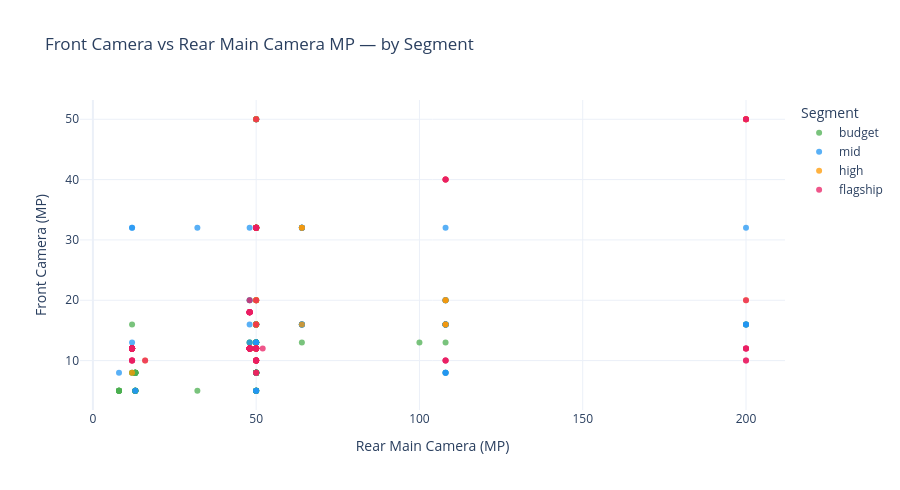

Notebook code cell kept with this figure:
### Code cell
# Plotly: scatter — relationship between front and rear MP
# Hover shows product name — useful to spot flagship outliers
fig = px.scatter(
    cam_df,
    x="rear_main_camera_mp",
    y="front_camera_mp",
    color="price_segment",
    category_orders={"price_segment": SEGMENT_ORDER},
    color_discrete_map=SEGMENT_COLORS,
    hover_data={"product_name": True, "brand": True, "rear_camera_count": True},
    title="Front Camera vs Rear Main Camera MP — by Segment",
    labels={
        "rear_main_camera_mp": "Rear Main Camera (MP)",
        "front_camera_mp"    : "Front Camera (MP)",
        "price_segment"      : "Segment",
    },
    opacity=0.75,
)
fig.update_layout(height=490)
fig.show()

### Figure 1 — Plotly figure (JSON) as saved in the notebook; plotly's stock layout.template omitted (floating-point values rounded to 4 significant figures; data arrays with more than 128 entries replaced by an {"elided": "..."} marker saying what was removed)
{"data": [{"customdata": {"elided": "106x3 mixed values"}, "hovertemplate": "Segment=budget<br>Rear Main Camera (MP)=%{x}<br>Front Camera (MP)=%{y}<br>product_name=%{customdata[0]}<br>brand=%{customdata[1]}<br>rear_camera_count=%{customdata[2]}<extra></extra>", "legendgroup": "budget", "marker": {"color": "#4CAF50", "opacity": 0.75, "symbol": "circle"}, "mode": "markers", "name": "budget", "orientation": "v", "showlegend": true, "type": "scatter", "x": [48.0, 13.0, 50.0, 200.0, 50.0, 50.0, 50.0, 50.0, 32.0, 50.0, 50.0, 50.0, 50.0, 50.0, 13.0, 13.0, 64.0, 50.0, 50.0, 13.0, 50.0, 50.0, 8.0, 50.0, 50.0, 64.0, 13.0, 13.0, 50.0, 12.0, 50.0, 50.0, 13.0, 100.0, 108.0, 13.0, 8.0, 13.0, 108.0, 13.0, 50.0, 50.0, 50.0, 50.0, 50.0, 50.0, 12.0, 50.0, 50.0, 50.0, 108.0, 48.0, 13.0, 13.0, 50.0, 13.0, 50.0, 50.0, 13.0, 50.0, 50.0, 12.0, 50.0, 8.0, 50.0, 13.0, 108.0, 8.0, 50.0, 50.0, 50.0, 200.0, 50.0, 50.0, 50.0, 50.0, 50.0, 50.0, 13.0, 50.0, 50.0, 50.0, 50.0, 50.0, 8.0, 50.0, 13.0, 50.0, 48.0, 50.0, 50.0, 13.0, 50.0, 50.0, 13.0, 50.0, 108.0, 8.0, 50.0, 13.0, 50.0, 8.0, 50.0, 50.0, 50.0, 50.0], "xaxis": "x", "y": [13.0, 5.0, 16.0, 16.0, 32.0, 8.0, 13.0, 8.0, 5.0, 16.0, 8.0, 8.0, 8.0, 16.0, 5.0, 8.0, 16.0, 13.0, 8.0, 5.0, 5.0, 8.0, 5.0, 13.0, 8.0, 13.0, 8.0, 5.0, 13.0, 16.0, 13.0, 8.0, 8.0, 13.0, 16.0, 5.0, 5.0, 5.0, 13.0, 5.0, 5.0, 16.0, 16.0, 8.0, 5.0, 8.0, 8.0, 13.0, 8.0, 16.0, 20.0, 13.0, 8.0, 8.0, 8.0, 5.0, 13.0, 8.0, 8.0, 8.0, 5.0, 8.0, 8.0, 5.0, 13.0, 8.0, 8.0, 5.0, 50.0, 5.0, 13.0, 16.0, 8.0, 13.0, 8.0, 5.0, 5.0, 16.0, 5.0, 8.0, 5.0, 8.0, 8.0, 13.0, 5.0, 50.0, 8.0, 8.0, 20.0, 13.0, 8.0, 8.0, 8.0, 8.0, 8.0, 16.0, 16.0, 5.0, 16.0, 8.0, 13.0, 5.0, 8.0, 8.0, 8.0, 13.0], "yaxis": "y"}, {"customdata": {"elided": "92x3 mixed values"}, "hovertemplate": "Segment=mid<br>Rear Main Camera (MP)=%{x}<br>Front Camera (MP)=%{y}<br>product_name=%{customdata[0]}<br>brand=%{customdata[1]}<br>rear_camera_count=%{customdata[2]}<extra></extra>", "legendgroup": "mid", "marker": {"color": "#2196F3", "opacity": 0.75, "symbol": "circle"}, "mode": "markers", "name": "mid", "orientation": "v", "showlegend": true, "type": "scatter", "x": [50.0, 50.0, 12.0, 108.0, 50.0, 12.0, 50.0, 64.0, 50.0, 8.0, 13.0, 50.0, 64.0, 50.0, 50.0, 50.0, 50.0, 108.0, 200.0, 50.0, 50.0, 48.0, 13.0, 50.0, 200.0, 50.0, 50.0, 12.0, 50.0, 12.0, 64.0, 50.0, 108.0, 12.0, 50.0, 50.0, 50.0, 64.0, 48.0, 50.0, 108.0, 64.0, 108.0, 50.0, 64.0, 50.0, 108.0, 50.0, 108.0, 50.0, 50.0, 108.0, 50.0, 50.0, 64.0, 32.0, 64.0, 50.0, 200.0, 48.0, 50.0, 200.0, 50.0, 50.0, 64.0, 108.0, 50.0, 50.0, 50.0, 64.0, 108.0, 50.0, 50.0, 108.0, 108.0, 108.0, 50.0, 50.0, 108.0, 50.0, 50.0, 64.0, 12.0, 48.0, 50.0, 50.0, 108.0, 108.0, 50.0, 50.0, 50.0, 50.0], "xaxis": "x", "y": [8.0, 12.0, 32.0, 16.0, 13.0, 12.0, 5.0, 32.0, 32.0, 8.0, 5.0, 32.0, 16.0, 16.0, 16.0, 20.0, 32.0, 32.0, 16.0, 16.0, 13.0, 16.0, 5.0, 5.0, 16.0, 16.0, 32.0, 12.0, 16.0, 13.0, 16.0, 16.0, 8.0, 12.0, 8.0, 32.0, 16.0, 16.0, 20.0, 12.0, 16.0, 32.0, 16.0, 32.0, 32.0, 16.0, 20.0, 16.0, 20.0, 32.0, 32.0, 16.0, 16.0, 32.0, 16.0, 32.0, 32.0, 16.0, 32.0, 32.0, 50.0, 16.0, 8.0, 50.0, 32.0, 16.0, 32.0, 32.0, 12.0, 16.0, 16.0, 20.0, 16.0, 16.0, 16.0, 8.0, 8.0, 13.0, 20.0, 5.0, 16.0, 32.0, 32.0, 13.0, 50.0, 32.0, 8.0, 16.0, 32.0, 50.0, 16.0, 13.0], "yaxis": "y"}, {"customdata": {"elided": "74x3 mixed values"}, "hovertemplate": "Segment=high<br>Rear Main Camera (MP)=%{x}<br>Front Camera (MP)=%{y}<br>product_name=%{customdata[0]}<br>brand=%{customdata[1]}<br>rear_camera_count=%{customdata[2]}<extra></extra>", "legendgroup": "high", "marker": {"color": "#FF9800", "opacity": 0.75, "symbol": "circle"}, "mode": "markers", "name": "high", "orientation": "v", "showlegend": true, "type": "scatter", "x": [50.0, 50.0, 50.0, 50.0, 48.0, 16.0, 12.0, 50.0, 50.0, 50.0, 48.0, 200.0, 50.0, 50.0, 50.0, 50.0, 108.0, 108.0, 50.0, 50.0, 50.0, 50.0, 12.0, 12.0, 50.0, 64.0, 200.0, 12.0, 12.0, 50.0, 50.0, 50.0, 64.0, 50.0, 50.0, 12.0, 50.0, 50.0, 50.0, 50.0, 108.0, 108.0, 50.0, 50.0, 50.0, 50.0, 48.0, 50.0, 12.0, 48.0, 50.0, 50.0, 48.0, 50.0, 108.0, 200.0, 50.0, 12.0, 50.0, 50.0, 12.0, 12.0, 12.0, 50.0, 50.0, 50.0, 12.0, 50.0, 50.0, 50.0, 50.0, 200.0, 64.0, 50.0], "xaxis": "x", "y": [12.0, 32.0, 16.0, 12.0, 12.0, 10.0, 12.0, 8.0, 32.0, 32.0, 12.0, 20.0, 32.0, 10.0, 12.0, 32.0, 16.0, 16.0, 16.0, 12.0, 32.0, 32.0, 12.0, 12.0, 20.0, 32.0, 50.0, 12.0, 8.0, 20.0, 10.0, 10.0, 16.0, 20.0, 50.0, 12.0, 50.0, 12.0, 32.0, 12.0, 20.0, 20.0, 12.0, 10.0, 12.0, 12.0, 12.0, 32.0, 12.0, 12.0, 32.0, 50.0, 12.0, 10.0, 40.0, 50.0, 32.0, 12.0, 12.0, 16.0, 12.0, 12.0, 12.0, 12.0, 20.0, 16.0, 12.0, 16.0, 12.0, 32.0, 32.0, 50.0, 32.0, 12.0], "yaxis": "y"}, {"customdata": {"elided": "111x3 mixed values"}, "hovertemplate": "Segment=flagship<br>Rear Main Camera (MP)=%{x}<br>Front Camera (MP)=%{y}<br>product_name=%{customdata[0]}<br>brand=%{customdata[1]}<br>rear_camera_count=%{customdata[2]}<extra></extra>", "legendgroup": "flagship", "marker": {"color": "#E91E63", "opacity": 0.75, "symbol": "circle"}, "mode": "markers", "name": "flagship", "orientation": "v", "showlegend": true, "type": "scatter", "x": [12.0, 50.0, 12.0, 108.0, 12.0, 50.0, 12.0, 48.0, 48.0, 48.0, 50.0, 48.0, 12.0, 12.0, 108.0, 12.0, 16.0, 48.0, 50.0, 48.0, 48.0, 48.0, 48.0, 48.0, 50.0, 12.0, 50.0, 50.0, 48.0, 200.0, 48.0, 48.0, 200.0, 12.0, 48.0, 108.0, 48.0, 12.0, 48.0, 50.0, 48.0, 48.0, 48.0, 200.0, 12.0, 48.0, 50.0, 50.0, 50.0, 12.0, 48.0, 50.0, 12.0, 48.0, 50.0, 48.0, 48.0, 48.0, 50.0, 108.0, 48.0, 200.0, 108.0, 12.0, 48.0, 48.0, 48.0, 12.0, 48.0, 50.0, 48.0, 200.0, 200.0, 50.0, 50.0, 48.0, 12.0, 48.0, 200.0, 50.0, 50.0, 48.0, 12.0, 48.0, 12.0, 12.0, 50.0, 50.0, 50.0, 200.0, 50.0, 48.0, 48.0, 12.0, 12.0, 12.0, 200.0, 52.0, 48.0, 48.0, 50.0, 48.0, 12.0, 108.0, 48.0, 48.0, 50.0, 200.0, 50.0, 12.0, 50.0], "xaxis": "x", "y": [10.0, 8.0, 12.0, 40.0, 12.0, 10.0, 10.0, 12.0, 12.0, 12.0, 12.0, 18.0, 12.0, 12.0, 10.0, 12.0, 10.0, 18.0, 12.0, 12.0, 12.0, 12.0, 18.0, 12.0, 12.0, 12.0, 16.0, 10.0, 12.0, 12.0, 12.0, 12.0, 12.0, 12.0, 12.0, 40.0, 12.0, 12.0, 12.0, 10.0, 12.0, 18.0, 12.0, 20.0, 12.0, 18.0, 10.0, 32.0, 12.0, 12.0, 18.0, 32.0, 12.0, 18.0, 10.0, 12.0, 12.0, 18.0, 10.0, 10.0, 20.0, 50.0, 40.0, 12.0, 12.0, 12.0, 12.0, 10.0, 18.0, 12.0, 12.0, 10.0, 50.0, 8.0, 50.0, 12.0, 12.0, 12.0, 12.0, 32.0, 12.0, 12.0, 12.0, 12.0, 12.0, 12.0, 32.0, 12.0, 32.0, 12.0, 20.0, 18.0, 12.0, 12.0, 10.0, 12.0, 50.0, 12.0, 12.0, 12.0, 32.0, 18.0, 12.0, 10.0, 12.0, 18.0, 12.0, 10.0, 10.0, 12.0, 10.0], "yaxis": "y"}], "layout": {"height": 490, "legend": {"title": {"text": "Segment"}, "tracegroupgap": 0}, "title": {"text": "Front Camera vs Rear Main Camera MP — by Segment"}, "xaxis": {"anchor": "y", "domain": [0, 1], "title": {"text": "Rear Main Camera (MP)"}}, "yaxis": {"anchor": "x", "domain": [0, 1], "title": {"text": "Front Camera (MP)"}}}}
